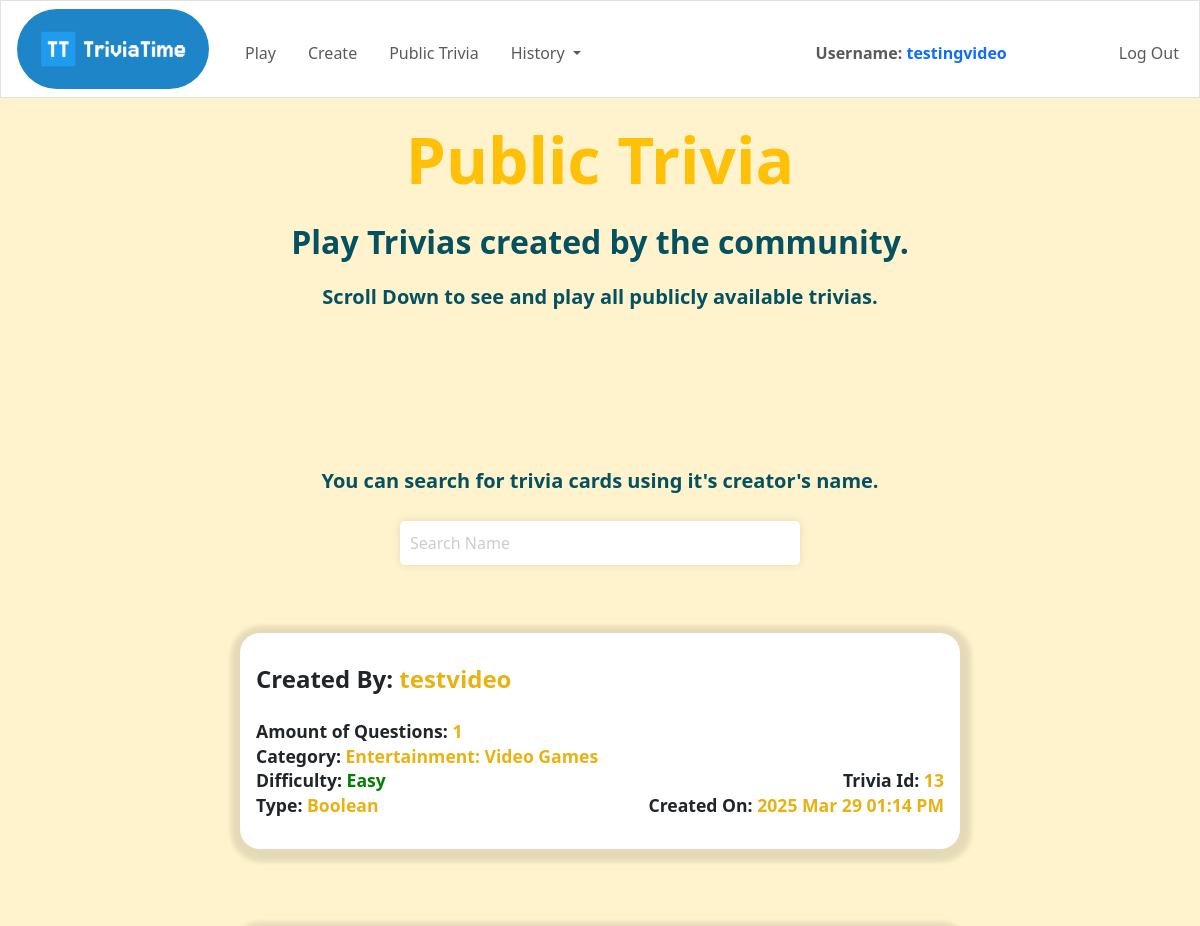
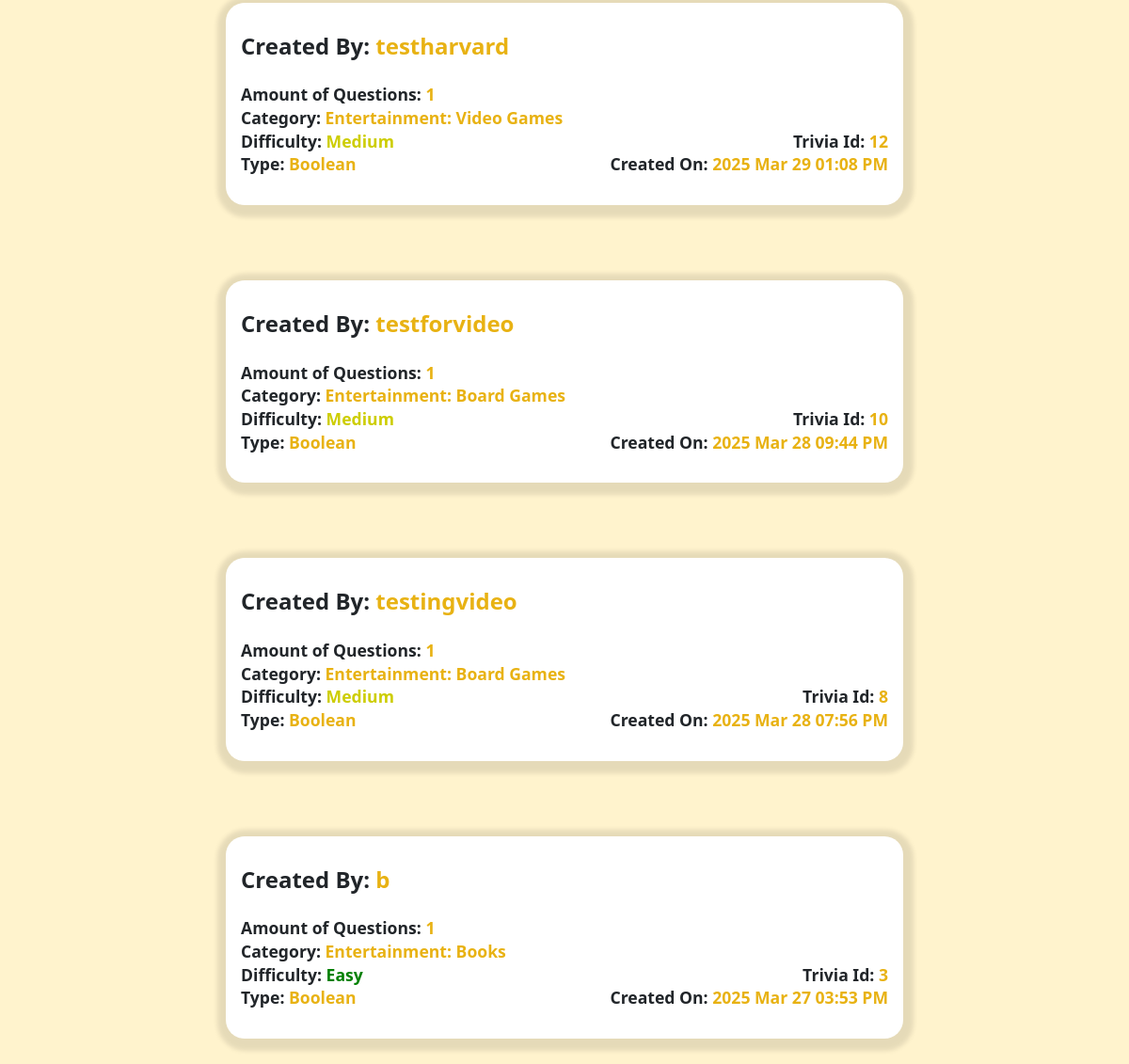
The app's page /public-trivia (signed in) with its own data (2 pictures, top to bottom).
### tables this page shows
CREATE TABLE users (id INTEGER, username TEXT NOT NULL UNIQUE, password TEXT NOT NULL, PRIMARY KEY(id));

CREATE TABLE "trivias" (id INTEGER, trivia TEXT NOT NULL, category TEXT NOT NULL, number_of_questions INTEGER NOT NULL, difficulty TEXT NOT NULL, type_of_questions TEXT NOT NULL, visibility TEXT NOT NULL, creation_date INTEGER NOT NULL, PRIMARY KEY(id));

### app.py (the view)
@app.route("/public-trivia")
def public_trivia():
    db = get_database()
    cursor = db.cursor()
    created_trivias = cursor.execute(
        "SELECT users.id AS user_id,users.username,trivias.id AS trivia_id, trivias.trivia, trivias.category, "
        "trivias.number_of_questions, trivias.difficulty, trivias.type_of_questions, trivias.visibility, "
        "trivias.creation_date FROM created_trivias JOIN trivias ON "
        "created_trivias.trivia_id = trivias.id JOIN users ON created_trivias.user_id = users.id WHERE "
        "trivias.visibility = 'public' ORDER BY creation_date DESC;").fetchall()
    db.close()
    created_trivias = list(created_trivias)
    for i in range(len(created_trivias)):
        created_trivias[i] = list(created_trivias[i])
        created_trivias[i][3] = db_convert_to_valid_trivia(created_trivias[i][3])
    print(created_trivias)
    return render_template("public-trivia.html", createdTrivias=created_trivias)

### app.py (called while the page is built)
def db_convert_to_valid_trivia(results):
    results = json.loads(results)
    for result in results:
        if isinstance(result["incorrect_answers"], str):
            result["incorrect_answers"] = ast.literal_eval(result["incorrect_answers"])
    return results

def get_database():
    return sqlite3.connect(database)

### templates/public-trivia.html (shortened to what this page needs)
{% extends "layout.html" %}
{% block body %}
<main class="mt-4">
    <div class="text-center">
        <h1 class="mb-4 text-warning fw-bold" style="font-size:4em">Public Trivia</h1>
        <h2 class="text-info-emphasis fw-bold mb-4">Play Trivias created by the community.</h2>
        <h5 class="text-info-emphasis fw-bold mb-4">Scroll Down to see and play all publicly available trivias.</h5>
    </div>
    <div style="margin-top:10em; align-items: center">
        <h5 class="text-info-emphasis text-center fw-bold">You can search for trivia cards using it's creator's name.</h5>
        <div class="d-flex mb-5" style="justify-content:center;">
            <input id="find-trivia-card" type="text" placeholder="Search Name" autocomplete="off" autofocus>
        </div>
        {% for trivia in createdTrivias %}
        <form action="/choose-public-trivia" method="post" style="flex-direction: column;" class="d-flex align-items-center">
            <div class="trivia-card" style="margin-bottom: 5em" onclick="document.getElementById('submit-button-{{loop.index}}').click();">
                <h4 class="creator mb-4 fw-bold">Created By: <span class="trivia-card-name attribute-color">{{ trivia[1] }}</span></h4>
                <p class="fw-bold attribute-margin">Amount of Questions: <span class="attribute-color">{{ trivia[5] }}</span></p>
                <p class="fw-bold attribute-margin">Category: <span class="attribute-color">{{ trivia[4].title() }}</span></p>
                <div class="d-flex" style="justify-content: space-between">
                    <p class='fw-bold attribute-margin'>Difficulty: <span class="{{ trivia[6]}}">{{ trivia[6].capitalize()}}</span></p>
                    <p class='fw-bold attribute-margin'>Trivia Id: <span class="attribute-color">{{ trivia[2] }}</span></p>
                </div>
                <div class="d-flex" style="justify-content: space-between">
                    <p class='fw-bold attribute-margin'>Type: <span  class="attribute-color">{{ trivia[7].capitalize() }}</span></p>
                    <p class='fw-bold attribute-margin'>Created On: <span class="attribute-color">{{ trivia[9] }}</span></p>
                </div>
            </div>
        </form>
        {% endfor %}
    </div>
</main>
{% endblock %}

### templates/layout.html (shortened to what this page needs)
<!DOCTYPE html>
<html>
    <head>
        <link href="/static/styles.css" rel="stylesheet">
        <link href="https://cdn.jsdelivr.net/npm/bootstrap@5.3.3/dist/css/bootstrap.min.css" rel="stylesheet"
>
    </head>
<body>
    <nav class=" border navbar navbar-expand-md navbar-light">
        <a href="/">
            <img class="header-links" src="/static/logo.png" alt="logo"
                 style="object-fit: cover; height: 5em; width: 12em; border-radius:40px;"></a>
        <div class="container-fluid">
            <div class="collapse navbar-collapse" id="navbar">
                <ul class="navbar-nav me-auto mt-2">
                    <li class="nav-item header-links"><a class="nav-link" href="/play">Play</a></li>
                    {% if session["user_id"] %}
                        <li class="nav-item header-links"><a class="nav-link" href="/create">Create</a></li>
                    {% endif %}
                    <li class="nav-item header-links"><a class="nav-link" href="/public-trivia">Public Trivia</a></li>
                    {% if session["user_id"] %}
                        <li class="nav-item dropdown" style="margin-left: 1rem;">
                          <a class="nav-link dropdown-toggle" role="button" style="cursor: default">
                            History
                          </a>
                        </li>
                    {% endif %}
                </ul>
                {% if session["user_id"] %}
                    <ul class="navbar-nav ms-auto mt-2">
                        <li class="nav-item" style="margin-right:6em"><a class="fw-bold nav-link">Username: <span class="text-primary">{{ session['username'] }}</span></a></li>
                        <li class="nav-item"><a class="nav-link" href="/logout">Log Out</a></li>
                    </ul>
                {% else %}
                    <ul class="navbar-nav ms-auto mt-2">
                        <li class="nav-item"><a class="nav-link" href="/register">Register</a></li>
                        <li class="nav-item"><a class="nav-link" href="/login">Log In</a></li>
                    </ul>
                {% endif %}
            </div>
        </div>
    </nav>
    {% block body %} {% endblock %}
</body>
</html>

### static/styles.css (style rules this page uses)
html, body { height: 100%; }
nav { background-color:white; }
.header-links { display: inline-block; margin-left: 1rem; color: black; text-decoration: none; transition: color 500ms; }
.easy { color:green; }
.medium { color:#cdcd00; }

### templates/public-trivia.html (style rules this page uses)
body { background-color: #fff3cd; }
main { min-height: 100vh; padding-bottom: 10em; }
.trivia-card { background-color: white; width:60%; padding: 2em 1em; border-radius: 20px; box-shadow: 1px 3px 5px 10px rgba(0, 0, 0, 0.1); cursor:pointer; transition: background-color 0.2s; }
.attribute-margin { margin-bottom: -0.1em; font-size: 1.1em; }
.attribute-color { color:#e8b213 }
#find-trivia-card { padding: 10px; font-size: 16px; border: none; border-radius: 5px; box-shadow: 0 0 10px rgba(0, 0, 0, 0.1); width: 100%; max-width: 400px; margin: 20px auto; display: block; }
#find-trivia-card::placeholder { color: #ccc; }

### records on screen
users: username "testingvideo"
trivias: username "testvideo", number_of_questions "1", category "Entertainment: Video Games", difficulty "Easy", id "13", type_of_questions "Boolean", creation_date "2025 Mar 29 01:14 PM"
trivias: username "testharvard", number_of_questions "1", category "Entertainment: Video Games", difficulty "Medium", id "12", type_of_questions "Boolean", creation_date "2025 Mar 29 01:08 PM"
trivias: username "testforvideo", number_of_questions "1", category "Entertainment: Board Games", difficulty "Medium", id "10", type_of_questions "Boolean", creation_date "2025 Mar 28 09:44 PM"
trivias: username "testingvideo", number_of_questions "1", category "Entertainment: Board Games", difficulty "Medium", id "8", type_of_questions "Boolean", creation_date "2025 Mar 28 07:56 PM"
trivias: username "b", number_of_questions "1", category "Entertainment: Books", difficulty "Easy", id "3", type_of_questions "Boolean", creation_date "2025 Mar 27 03:53 PM"
